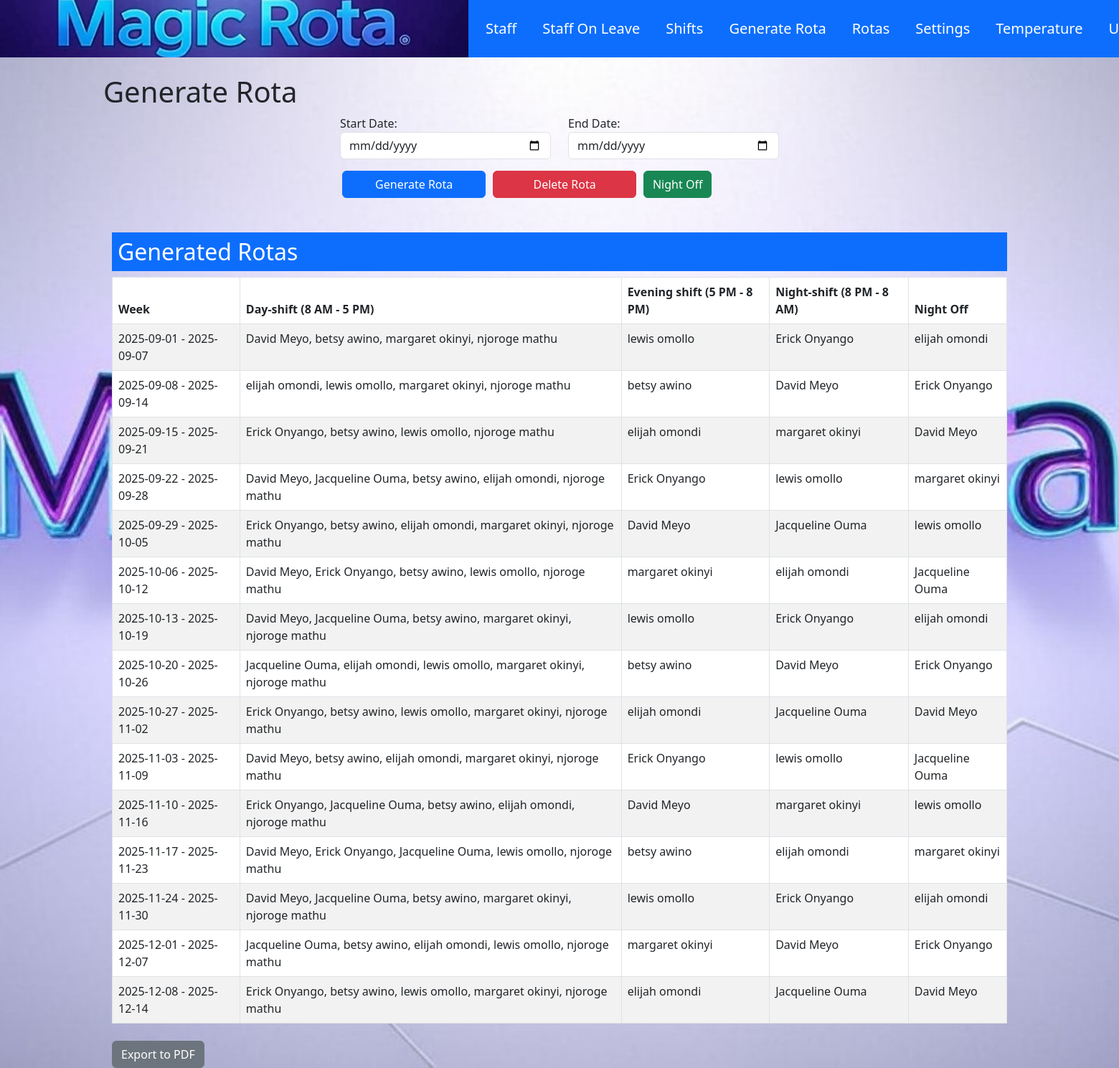
The page /generate_rota (signed in) on the database as committed earlier.
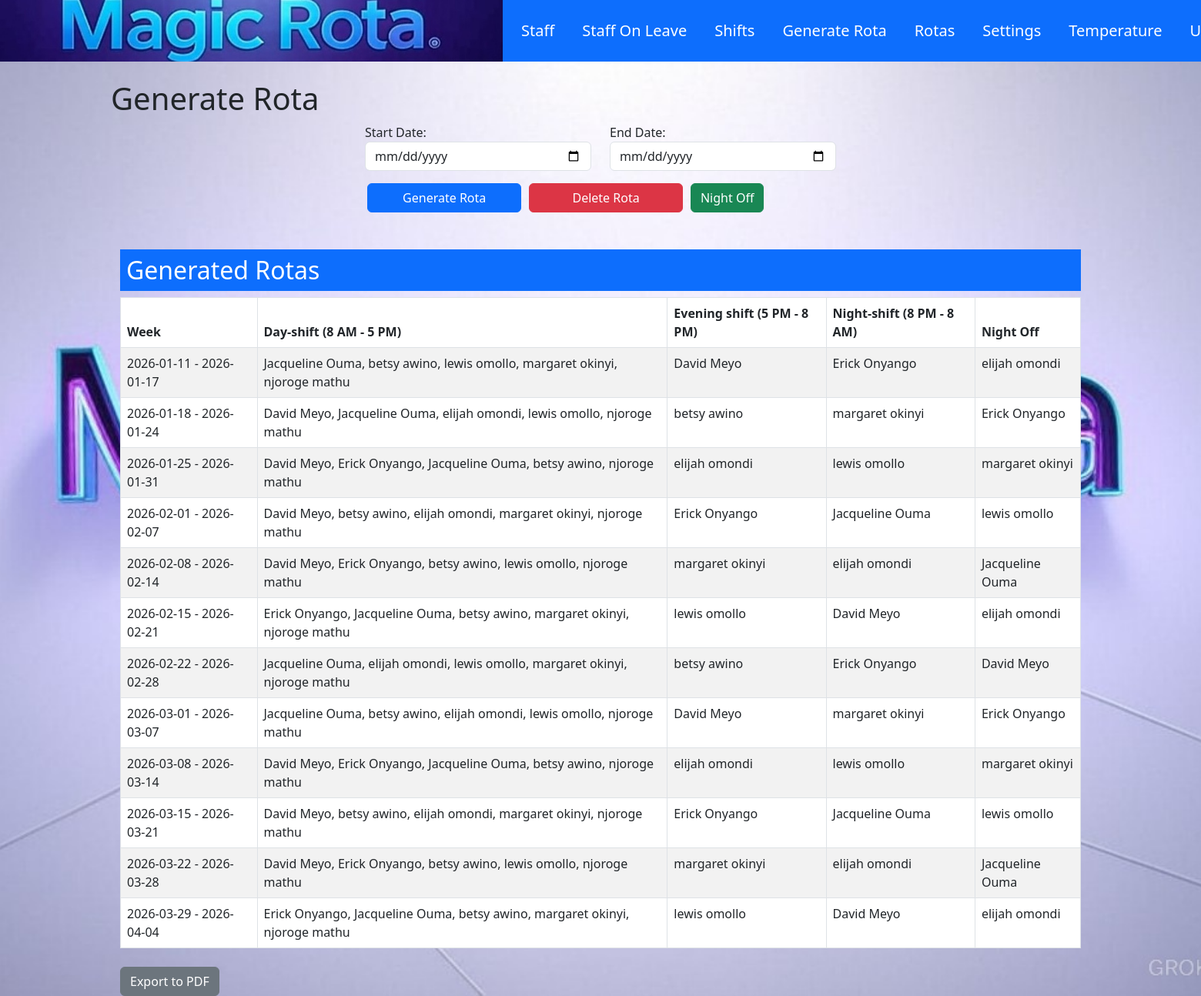
The same page on the database as committed later.
### models/models.py (models this page shows)
class Rota(db.Model):
    __tablename__ = 'rotas'
    id = db.Column(db.Integer, primary_key=True, autoincrement=True)
    rota_id = db.Column(db.Integer, nullable=False)
    week_range = db.Column(db.String(50), nullable=False, unique=True)
    shift_8_5 = db.Column(db.String(255), nullable=False)
    shift_5_8 = db.Column(db.String(255), nullable=False)
    shift_8_8 = db.Column(db.String(255), nullable=False)
    night_off = db.Column(db.String(255), nullable=True)
    date = db.Column(db.Date, default=date.today, nullable=False)

### blueprints/rota.py (the view, shortened to what this page needs)
@rota_bp.route('/generate_rota', methods=['GET', 'POST'])
@login_required
def generate_rota():
    last_rota = Rota.query.order_by(Rota.date.desc()).first()
    rotas = Rota.query.filter_by(rota_id=last_rota.rota_id).order_by(Rota.date).all() if last_rota else []
    return render_template('rota.html', rotas=rotas)

### app.py (called while the page is built)
@login_manager.user_loader
def load_user(user_id):
    return db.session.get(User, int(user_id))

@app.before_request
def update_session_timeout():
    if current_user.is_authenticated:
        session.permanent = True  # Extend the session lifetime for each request

### templates/rota.html (shortened to what this page needs)
{% extends 'base.html' %}
{% block content %}
<div class="container">
    <h1>Generate Rota</h1>
    <form action="{{ url_for('rota.generate_rota') }}" method="POST">
        <div class="container" style="width: 50%;">
            <div class="row">
                <div class="col-md-6">
                    <label for="start_date">Start Date:</label>
                    <input type="date" class="form-control" name="start_date" required>
                </div>
                <div class="col-md-6">
                    <label for="end_date">End Date:</label>
                    <input type="date" class="form-control" name="end_date" required>
                </div>
            </div>
        </div>
<div class="container" style="width: 49.5%;">
    <div class="row mt-3">
        <div class="col-md-4">
            <form action="{{ url_for('rota.generate_rota') }}" method="POST">
                <button type="submit" name="action" value="generate" class="btn btn-primary">Generate Rota</button>
            </form>
        </div>
        <div class="col-md-4">
            <form action="{{ url_for('rota.delete_rota') }}" method="POST">
                <button type="submit" class="btn btn-danger">Delete Rota</button>
            </form>
        </div>
    <div class="col-md-4">
            <a href="{{ url_for('rota.select_night_off') }}" class="btn btn-success">Night Off</a>
        </div>
    </div>
</div>
<div class="container mt-5">
    <h2 class="text-white bg-primary p-2">Generated Rotas</h2>
    {% if rotas %}
    <table class="table table-striped table-bordered">
        <thead>
            <tr>
                <th>Week</th>
                <th>Day-shift (8 AM - 5 PM)</th>
                <th>Evening shift (5 PM - 8 PM)</th>
                <th>Night-shift (8 PM - 8 AM)</th>
                <th>Night Off</th>
            </tr>
        </thead>
        <tbody>
            {% for rota in rotas %}
            <tr>
                <td>{{ rota.week_range }}</td>
                <td>{{ rota.shift_8_5 }}</td>
                <td>{{ rota.shift_5_8 }}</td>
                <td>{{ rota.shift_8_8 }}</td>
                <td>{{ rota.night_off }}</td>
            </tr>
            {% endfor %}
        </tbody>
    </table>
    <a href="{{ url_for('pdf.export_pdf') }}" class="btn btn-secondary mt-2">Export to PDF</a>
    {% else %}
    <div class="alert alert-danger" role="alert">
        No rota available yet.
    </div>
    {% endif %}
</div>
{% endblock %}

Rows that differ between the two databases and show on the page:
no longer on this page (row edited): Rota: week_range "2025-09-01 - 2025-09-07", shift_8_5 "David Meyo, betsy awino, margaret okinyi, njoroge mathu", shift_5_8 "lewis omollo", shift_8_8 "Erick Onyango", night_off "elijah omondi"
no longer on this page (row edited): Rota: week_range "2025-09-08 - 2025-09-14", shift_8_5 "elijah omondi, lewis omollo, margaret okinyi, njoroge mathu", shift_5_8 "betsy awino", shift_8_8 "David Meyo", night_off "Erick Onyango"
no longer on this page (row edited): Rota: week_range "2025-09-15 - 2025-09-21", shift_8_5 "Erick Onyango, betsy awino, lewis omollo, njoroge mathu", shift_5_8 "elijah omondi", shift_8_8 "margaret okinyi", night_off "David Meyo"
no longer on this page (row edited): Rota: week_range "2025-09-22 - 2025-09-28", shift_8_5 "David Meyo, Jacqueline Ouma, betsy awino, elijah omondi, njoroge mathu", shift_5_8 "Erick Onyango", shift_8_8 "lewis omollo", night_off "margaret okinyi"
no longer on this page (row edited): Rota: week_range "2025-09-29 - 2025-10-05", shift_8_5 "Erick Onyango, betsy awino, elijah omondi, margaret okinyi, njoroge mathu", shift_5_8 "David Meyo", shift_8_8 "Jacqueline Ouma", night_off "lewis omollo"
no longer on this page (row edited): Rota: week_range "2025-10-06 - 2025-10-12", shift_8_5 "David Meyo, Erick Onyango, betsy awino, lewis omollo, njoroge mathu", shift_5_8 "margaret okinyi", shift_8_8 "elijah omondi", night_off "Jacqueline Ouma"
no longer on this page (row edited): Rota: week_range "2025-10-13 - 2025-10-19", shift_8_5 "David Meyo, Jacqueline Ouma, betsy awino, margaret okinyi, njoroge mathu", shift_5_8 "lewis omollo", shift_8_8 "Erick Onyango", night_off "elijah omondi"
no longer on this page (row edited): Rota: week_range "2025-10-20 - 2025-10-26", shift_8_5 "Jacqueline Ouma, elijah omondi, lewis omollo, margaret okinyi, njoroge mathu", shift_5_8 "betsy awino", shift_8_8 "David Meyo", night_off "Erick Onyango"
no longer on this page (row edited): Rota: week_range "2025-10-27 - 2025-11-02", shift_8_5 "Erick Onyango, betsy awino, lewis omollo, margaret okinyi, njoroge mathu", shift_5_8 "elijah omondi", shift_8_8 "Jacqueline Ouma", night_off "David Meyo"
no longer on this page (row edited): Rota: week_range "2025-11-03 - 2025-11-09", shift_8_5 "David Meyo, betsy awino, elijah omondi, margaret okinyi, njoroge mathu", shift_5_8 "Erick Onyango", shift_8_8 "lewis omollo", night_off "Jacqueline Ouma"
no longer on this page (row edited): Rota: week_range "2025-11-10 - 2025-11-16", shift_8_5 "Erick Onyango, Jacqueline Ouma, betsy awino, elijah omondi, njoroge mathu", shift_5_8 "David Meyo", shift_8_8 "margaret okinyi", night_off "lewis omollo"
no longer on this page (row edited): Rota: week_range "2025-11-17 - 2025-11-23", shift_8_5 "David Meyo, Erick Onyango, Jacqueline Ouma, lewis omollo, njoroge mathu", shift_5_8 "betsy awino", shift_8_8 "elijah omondi", night_off "margaret okinyi"
no longer on this page (row edited): Rota: week_range "2025-11-24 - 2025-11-30", shift_8_5 "David Meyo, Jacqueline Ouma, betsy awino, margaret okinyi, njoroge mathu", shift_5_8 "lewis omollo", shift_8_8 "Erick Onyango", night_off "elijah omondi"
no longer on this page (row edited): Rota: week_range "2025-12-01 - 2025-12-07", shift_8_5 "Jacqueline Ouma, betsy awino, elijah omondi, lewis omollo, njoroge mathu", shift_5_8 "margaret okinyi", shift_8_8 "David Meyo", night_off "Erick Onyango"
no longer on this page (row edited): Rota: week_range "2025-12-08 - 2025-12-14", shift_8_5 "Erick Onyango, betsy awino, lewis omollo, margaret okinyi, njoroge mathu", shift_5_8 "elijah omondi", shift_8_8 "Jacqueline Ouma", night_off "David Meyo"
added Rota: week_range "2026-01-11 - 2026-01-17", shift_8_5 "Jacqueline Ouma, betsy awino, lewis omollo, margaret okinyi, njoroge mathu", shift_5_8 "David Meyo", shift_8_8 "Erick Onyango", night_off "elijah omondi"
added Rota: week_range "2026-01-18 - 2026-01-24", shift_8_5 "David Meyo, Jacqueline Ouma, elijah omondi, lewis omollo, njoroge mathu", shift_5_8 "betsy awino", shift_8_8 "margaret okinyi", night_off "Erick Onyango"
added Rota: week_range "2026-01-25 - 2026-01-31", shift_8_5 "David Meyo, Erick Onyango, Jacqueline Ouma, betsy awino, njoroge mathu", shift_5_8 "elijah omondi", shift_8_8 "lewis omollo", night_off "margaret okinyi"
added Rota: week_range "2026-02-01 - 2026-02-07", shift_8_5 "David Meyo, betsy awino, elijah omondi, margaret okinyi, njoroge mathu", shift_5_8 "Erick Onyango", shift_8_8 "Jacqueline Ouma", night_off "lewis omollo"
added Rota: week_range "2026-02-08 - 2026-02-14", shift_8_5 "David Meyo, Erick Onyango, betsy awino, lewis omollo, njoroge mathu", shift_5_8 "margaret okinyi", shift_8_8 "elijah omondi", night_off "Jacqueline Ouma"
added Rota: week_range "2026-02-15 - 2026-02-21", shift_8_5 "Erick Onyango, Jacqueline Ouma, betsy awino, margaret okinyi, njoroge mathu", shift_5_8 "lewis omollo", shift_8_8 "David Meyo", night_off "elijah omondi"
added Rota: week_range "2026-02-22 - 2026-02-28", shift_8_5 "Jacqueline Ouma, elijah omondi, lewis omollo, margaret okinyi, njoroge mathu", shift_5_8 "betsy awino", shift_8_8 "Erick Onyango", night_off "David Meyo"
added Rota: week_range "2026-03-01 - 2026-03-07", shift_8_5 "Jacqueline Ouma, betsy awino, elijah omondi, lewis omollo, njoroge mathu", shift_5_8 "David Meyo", shift_8_8 "margaret okinyi", night_off "Erick Onyango"
added Rota: week_range "2026-03-08 - 2026-03-14", shift_8_5 "David Meyo, Erick Onyango, Jacqueline Ouma, betsy awino, njoroge mathu", shift_5_8 "elijah omondi", shift_8_8 "lewis omollo", night_off "margaret okinyi"
added Rota: week_range "2026-03-15 - 2026-03-21", shift_8_5 "David Meyo, betsy awino, elijah omondi, margaret okinyi, njoroge mathu", shift_5_8 "Erick Onyango", shift_8_8 "Jacqueline Ouma", night_off "lewis omollo"
added Rota: week_range "2026-03-22 - 2026-03-28", shift_8_5 "David Meyo, Erick Onyango, betsy awino, lewis omollo, njoroge mathu", shift_5_8 "margaret okinyi", shift_8_8 "elijah omondi", night_off "Jacqueline Ouma"
added Rota: week_range "2026-03-29 - 2026-04-04", shift_8_5 "Erick Onyango, Jacqueline Ouma, betsy awino, margaret okinyi, njoroge mathu", shift_5_8 "lewis omollo", shift_8_8 "David Meyo", night_off "elijah omondi"
